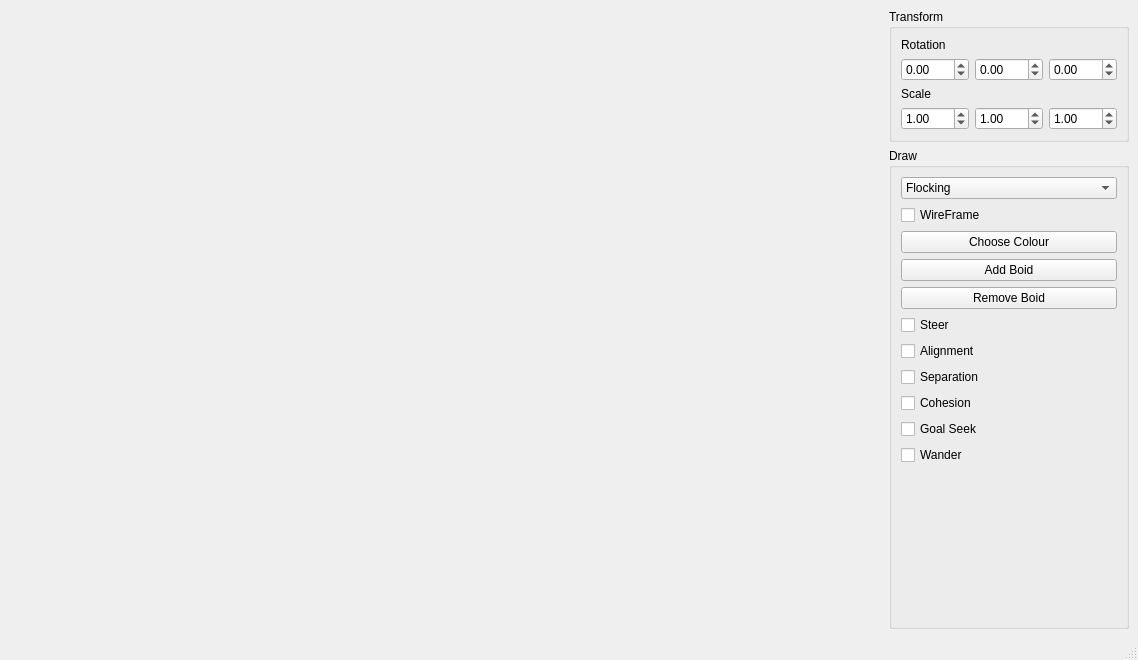
<?xml version="1.0" encoding="UTF-8"?>
<ui version="4.0">
 <class>MainWindow</class>
 <widget class="QMainWindow" name="MainWindow">
  <property name="geometry">
   <rect>
    <x>0</x>
    <y>0</y>
    <width>1138</width>
    <height>660</height>
   </rect>
  </property>
  <property name="windowTitle">
   <string>Flocking System</string>
  </property>
  <widget class="QWidget" name="centralwidget">
   <layout class="QGridLayout" name="s_mainWindowGridLayout">
    <item row="0" column="1">
     <widget class="QGroupBox" name="s_transformGB">
      <property name="title">
       <string>Transform</string>
      </property>
      <layout class="QGridLayout" name="gridLayout">
       <item row="0" column="0">
        <widget class="QLabel" name="label">
         <property name="text">
          <string>Rotation</string>
         </property>
        </widget>
       </item>
       <item row="1" column="1">
        <widget class="QDoubleSpinBox" name="m_rotationY">
         <property name="minimum">
          <double>-360.000000000000000</double>
         </property>
         <property name="maximum">
          <double>360.000000000000000</double>
         </property>
        </widget>
       </item>
       <item row="1" column="2">
        <widget class="QDoubleSpinBox" name="m_rotationZ">
         <property name="minimum">
          <double>-360.000000000000000</double>
         </property>
         <property name="maximum">
          <double>360.000000000000000</double>
         </property>
        </widget>
       </item>
       <item row="2" column="0">
        <widget class="QLabel" name="label_2">
         <property name="text">
          <string>Scale</string>
         </property>
        </widget>
       </item>
       <item row="3" column="0">
        <widget class="QDoubleSpinBox" name="m_scaleX">
         <property name="minimum">
          <double>-4.000000000000000</double>
         </property>
         <property name="maximum">
          <double>4.000000000000000</double>
         </property>
         <property name="singleStep">
          <double>0.010000000000000</double>
         </property>
         <property name="value">
          <double>1.000000000000000</double>
         </property>
        </widget>
       </item>
       <item row="3" column="1">
        <widget class="QDoubleSpinBox" name="m_scaleY">
         <property name="minimum">
          <double>-4.000000000000000</double>
         </property>
         <property name="maximum">
          <double>4.000000000000000</double>
         </property>
         <property name="singleStep">
          <double>0.010000000000000</double>
         </property>
         <property name="value">
          <double>1.000000000000000</double>
         </property>
        </widget>
       </item>
       <item row="3" column="2">
        <widget class="QDoubleSpinBox" name="m_scaleZ">
         <property name="minimum">
          <double>-4.000000000000000</double>
         </property>
         <property name="maximum">
          <double>4.000000000000000</double>
         </property>
         <property name="singleStep">
          <double>0.010000000000000</double>
         </property>
         <property name="value">
          <double>1.000000000000000</double>
         </property>
        </widget>
       </item>
       <item row="1" column="0">
        <widget class="QDoubleSpinBox" name="m_rotationX">
         <property name="minimum">
          <double>-360.000000000000000</double>
         </property>
         <property name="maximum">
          <double>360.000000000000000</double>
         </property>
        </widget>
       </item>
      </layout>
     </widget>
    </item>
    <item row="0" column="0">
     <spacer name="horizontalSpacer">
      <property name="orientation">
       <enum>Qt::Horizontal</enum>
      </property>
      <property name="sizeHint" stdset="0">
       <size>
        <width>40</width>
        <height>20</height>
       </size>
      </property>
     </spacer>
    </item>
    <item row="1" column="1">
     <widget class="QGroupBox" name="s_drawGB">
      <property name="title">
       <string>Draw</string>
      </property>
      <layout class="QGridLayout" name="gridLayout_2">
       <item row="5" column="0">
        <widget class="QPushButton" name="m_remove">
         <property name="text">
          <string>Remove Boid</string>
         </property>
        </widget>
       </item>
       <item row="1" column="0">
        <widget class="QCheckBox" name="m_wireframe">
         <property name="text">
          <string>WireFrame</string>
         </property>
        </widget>
       </item>
       <item row="0" column="0">
        <widget class="QComboBox" name="m_objectSelection">
         <item>
          <property name="text">
           <string>Flocking</string>
          </property>
         </item>
         <item>
          <property name="text">
           <string>Sphere</string>
          </property>
         </item>
         <item>
          <property name="text">
           <string>Cone</string>
          </property>
         </item>
        </widget>
       </item>
       <item row="4" column="0">
        <widget class="QPushButton" name="m_add">
         <property name="enabled">
          <bool>true</bool>
         </property>
         <property name="text">
          <string>Add Boid</string>
         </property>
         <property name="checkable">
          <bool>false</bool>
         </property>
        </widget>
       </item>
       <item row="3" column="0">
        <widget class="QPushButton" name="m_colour">
         <property name="text">
          <string>Choose Colour</string>
         </property>
        </widget>
       </item>
       <item row="7" column="0">
        <widget class="QCheckBox" name="m_align">
         <property name="text">
          <string>Alignment</string>
         </property>
        </widget>
       </item>
       <item row="8" column="0">
        <widget class="QCheckBox" name="m_separate">
         <property name="text">
          <string>Separation</string>
         </property>
        </widget>
       </item>
       <item row="9" column="0">
        <widget class="QCheckBox" name="m_centre">
         <property name="text">
          <string>Cohesion</string>
         </property>
        </widget>
       </item>
       <item row="12" column="0">
        <spacer name="verticalSpacer">
         <property name="orientation">
          <enum>Qt::Vertical</enum>
         </property>
         <property name="sizeHint" stdset="0">
          <size>
           <width>20</width>
           <height>40</height>
          </size>
         </property>
        </spacer>
       </item>
       <item row="10" column="0">
        <widget class="QCheckBox" name="m_goal">
         <property name="text">
          <string>Goal Seek</string>
         </property>
        </widget>
       </item>
       <item row="6" column="0">
        <widget class="QCheckBox" name="m_steer">
         <property name="text">
          <string>Steer</string>
         </property>
        </widget>
       </item>
       <item row="11" column="0">
        <widget class="QCheckBox" name="m_wander">
         <property name="text">
          <string>Wander</string>
         </property>
        </widget>
       </item>
      </layout>
     </widget>
    </item>
   </layout>
  </widget>
  <widget class="QMenuBar" name="menubar">
   <property name="geometry">
    <rect>
     <x>0</x>
     <y>0</y>
     <width>1138</width>
     <height>26</height>
    </rect>
   </property>
  </widget>
  <widget class="QStatusBar" name="statusbar"/>
 </widget>
 <resources/>
 <connections/>
</ui>
